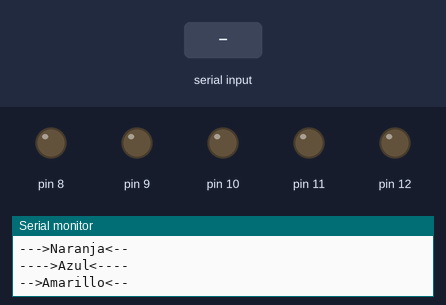
The sketch below on a simulated Arduino Uno, built with avr-gcc and run on an emulated ATmega328P. On the bench: output pins drawn as LEDs (lit = HIGH), the last lines printed to the serial monitor. The test bench sets the inputs (shaded band).

Above: at 1.2 s.
1.3 s: "Verde" received over Serial
At 2.6 s:
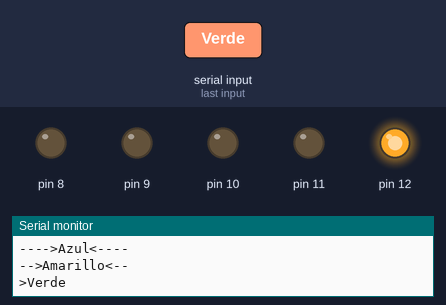
4.3 s: "Rojo" received over Serial
At 5.7 s:
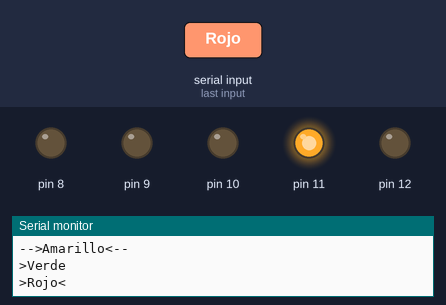
7.3 s: "Naranja" received over Serial
At 8.7 s:
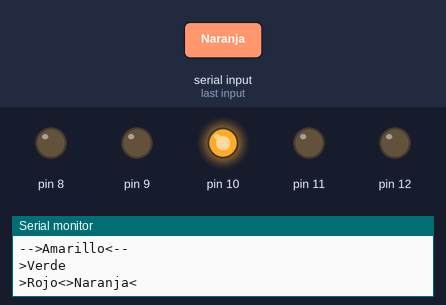
10.3 s: "Azul" received over Serial
At 11.7 s:
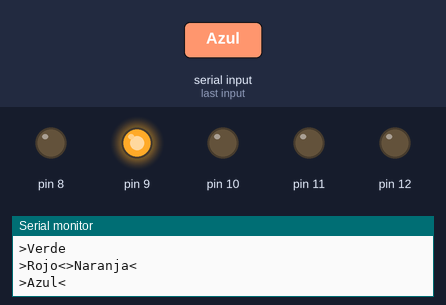
13.3 s: "Amarillo" received over Serial
At 14.7 s:
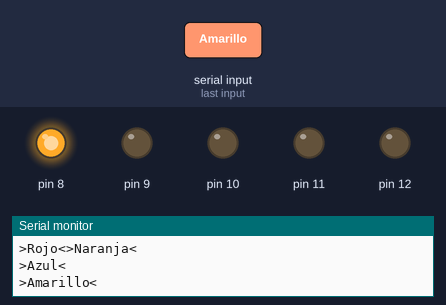
Timing chart, 0 to 16.3 s (numbered marks = the images above; inputs shaded):
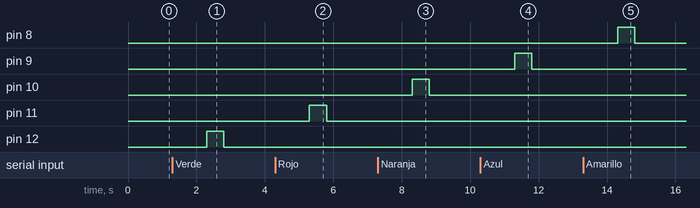

Measured:
- after the input at 1.3 s, pin 12: LOW → HIGH after 1.0 s, → LOW 0.50 s later
- after the input at 4.3 s, pin 11: LOW → HIGH after 1.0 s, → LOW 0.50 s later
- after the input at 7.3 s, pin 10: LOW → HIGH after 1.0 s, → LOW 0.50 s later
- after the input at 10.3 s, pin 9: LOW → HIGH after 1.0 s, → LOW 0.50 s later
- after the input at 13.3 s, pin 8: LOW → HIGH after 1.0 s, → LOW 0.50 s later

The sketch:

practica_02_S_Dixitais.ino
```cpp
/*
	Creador: David Lema González Fecha: 25/11/2026
	Funcionalidad: Selección de colores para encendido y poarpadeo de un LED correspondiente
*/

String color = "NULL"; //Declarar variables
int colorPin = 0; //Declarar variables

void setup()
{
  Serial.begin (9600); //Encender la consola
  //Declarar pines
 pinMode (8, OUTPUT);
 pinMode (9, OUTPUT);
 pinMode (10, OUTPUT);
 pinMode (11, OUTPUT);
 pinMode (12, OUTPUT);

  	Serial.println ("Introduzca uno de los siguientes colores:"); //Menu para colores
    Serial.println ("--->Blanco<---"); //1
  	Serial.println ("---->Verde<---"); //2
    Serial.println ("---->Rojo<----"); //3
    Serial.println ("--->Naranja<--"); //4
    Serial.println ("---->Azul<----"); //5
    Serial.println ("-->Amarillo<--"); //6
}

void loop()
{
  	color = Serial.readString();

  if (color == "Blanco")
  {
    Serial.println(">Blanco");
  	colorPin = 1;
  } else
  {
  	if (color == "Verde")
    {
      	Serial.println(">Verde");
    	colorPin = 2;
    } else
    {
     if (color == "Rojo")
      {
       	Serial.print(">Rojo<");
      	colorPin = 3;
      } else
      {
      	if (color == "Naranja")
        {
          	Serial.println(">Naranja<");
        	colorPin = 4;
        } else
        {
        	if (color == "Azul")
            {
              	Serial.println(">Azul<");
            	colorPin = 5;
            } else
            {
            	if (color == "Amarillo")
                {
                  	Serial.println(">Amarillo<");
                	colorPin = 6;
                } else
                {
                  	colorPin = 0;

                }
            }
        }
      }
    }
  }

  	switch (colorPin)
    {
      	default:
      		for (int i = 8; i<14; i++)
            {
              digitalWrite (i, LOW);
            }
      	break;
      	case 1:
      		digitalWrite (13, HIGH);
      		delay(500);
      		digitalWrite (13, LOW);
      	break;
      	case 2:
      		digitalWrite (12, HIGH);
      		delay(500);
      		digitalWrite (12, LOW);
      	break;
      	case 3:
      		digitalWrite (11, HIGH);
      		delay(500);
      		digitalWrite (11, LOW);
      	break;
      	case 4:
      		digitalWrite (10, HIGH);
      		delay(500);
      		digitalWrite (10, LOW);
      	break;
      	case 5:
      		digitalWrite (9, HIGH);
      		delay(500);
      		digitalWrite (9, LOW);
      	break;
      	case 6:
      		digitalWrite (8, HIGH);
      		delay(500);
      		digitalWrite (8, LOW);
      	break;
    }
}
```
